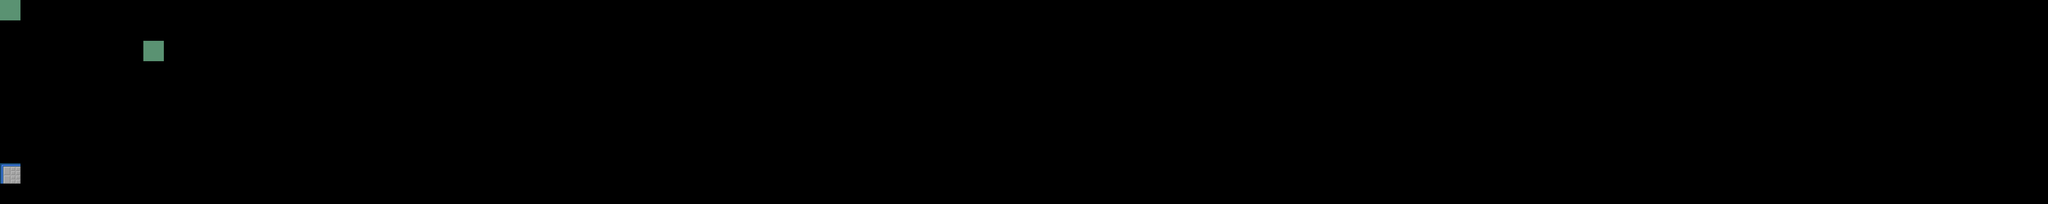

A level layout from a 2D game, rendered from its tile map. Below: a short description, then the map file with tile-grid data replaced by summaries:
An orthogonal 100x10 tile map with 50x50 px tiles, 1 tile layer (Tile Layer 1), 51 tilesets.

<map version="1.2" tiledversion="1.2.3" orientation="orthogonal" renderorder="left-down" width="100" height="10" tilewidth="50" tileheight="50" infinite="0" nextlayerid="2" nextobjectid="1">
 <tileset firstgid="1" name="0" tilewidth="50" tileheight="50" tilecount="1" columns="1">
  <image source="0.png" width="50" height="50" />
 </tileset>
 <tileset firstgid="2" name="1" tilewidth="50" tileheight="50" tilecount="1" columns="1">
  <image source="1.png" width="50" height="50" />
 </tileset>
 <tileset firstgid="3" name="2" tilewidth="1" tileheight="1" tilecount="0" columns="0" />
 <tileset firstgid="3" name="43" tilewidth="50" tileheight="50" tilecount="1" columns="0">
  <grid orientation="orthogonal" width="1" height="1" />
  <tile id="0">
   <image width="50" height="50" source="43.png" />
  </tile>
 </tileset>
 <tileset firstgid="4" name="44" tilewidth="50" tileheight="50" tilecount="1" columns="0">
  <grid orientation="orthogonal" width="1" height="1" />
  <tile id="0">
   <image width="50" height="50" source="44.png" />
  </tile>
 </tileset>
 <tileset firstgid="5" name="45" tilewidth="50" tileheight="50" tilecount="1" columns="0">
  <grid orientation="orthogonal" width="1" height="1" />
  <tile id="0">
   <image width="50" height="50" source="45.png" />
  </tile>
 </tileset>
 <tileset firstgid="6" name="46" tilewidth="50" tileheight="50" tilecount="1" columns="0">
  <grid orientation="orthogonal" width="1" height="1" />
  <tile id="0">
   <image width="50" height="50" source="46.png" />
  </tile>
 </tileset>
 <tileset firstgid="7" name="47" tilewidth="50" tileheight="50" tilecount="1" columns="0">
  <grid orientation="orthogonal" width="1" height="1" />
  <tile id="0">
   <image width="50" height="50" source="47.png" />
  </tile>
 </tileset>
 <tileset firstgid="8" name="0" tilewidth="50" tileheight="50" tilecount="1" columns="0">
  <grid orientation="orthogonal" width="1" height="1" />
  <tile id="0">
   <image width="50" height="50" source="0.png" />
  </tile>
 </tileset>
 <tileset firstgid="9" name="1" tilewidth="50" tileheight="50" tilecount="1" columns="0">
  <grid orientation="orthogonal" width="1" height="1" />
  <tile id="0">
   <image width="50" height="50" source="1.png" />
  </tile>
 </tileset>
 <tileset firstgid="10" name="2" tilewidth="50" tileheight="50" tilecount="1" columns="0">
  <grid orientation="orthogonal" width="1" height="1" />
  <tile id="0">
   <image width="50" height="50" source="2.png" />
  </tile>
 </tileset>
 <tileset firstgid="11" name="3" tilewidth="50" tileheight="50" tilecount="1" columns="0">
  <grid orientation="orthogonal" width="1" height="1" />
  <tile id="0">
   <image width="50" height="50" source="3.png" />
  </tile>
 </tileset>
 <tileset firstgid="12" name="4" tilewidth="50" tileheight="50" tilecount="1" columns="0">
  <grid orientation="orthogonal" width="1" height="1" />
  <tile id="0">
   <image width="50" height="50" source="4.png" />
  </tile>
 </tileset>
 <tileset firstgid="13" name="5" tilewidth="50" tileheight="50" tilecount="1" columns="0">
  <grid orientation="orthogonal" width="1" height="1" />
  <tile id="0">
   <image width="50" height="50" source="5.png" />
  </tile>
 </tileset>
 <tileset firstgid="14" name="6" tilewidth="50" tileheight="50" tilecount="1" columns="0">
  <grid orientation="orthogonal" width="1" height="1" />
  <tile id="0">
   <image width="50" height="50" source="6.png" />
  </tile>
 </tileset>
 <tileset firstgid="15" name="7" tilewidth="50" tileheight="50" tilecount="1" columns="0">
  <grid orientation="orthogonal" width="1" height="1" />
  <tile id="0">
   <image width="50" height="50" source="7.png" />
  </tile>
 </tileset>
 <tileset firstgid="16" name="8" tilewidth="50" tileheight="50" tilecount="1" columns="0">
  <grid orientation="orthogonal" width="1" height="1" />
  <tile id="0">
   <image width="50" height="50" source="8.png" />
  </tile>
 </tileset>
 <tileset firstgid="17" name="9" tilewidth="50" tileheight="50" tilecount="1" columns="0">
  <grid orientation="orthogonal" width="1" height="1" />
  <tile id="0">
   <image width="50" height="50" source="9.png" />
  </tile>
 </tileset>
 <tileset firstgid="18" name="10" tilewidth="50" tileheight="50" tilecount="1" columns="0">
  <grid orientation="orthogonal" width="1" height="1" />
  <tile id="0">
   <image width="50" height="50" source="10.png" />
  </tile>
 </tileset>
 <tileset firstgid="19" name="11" tilewidth="50" tileheight="50" tilecount="1" columns="0">
  <grid orientation="orthogonal" width="1" height="1" />
  <tile id="0">
   <image width="50" height="50" source="11.png" />
  </tile>
 </tileset>
 <tileset firstgid="20" name="12" tilewidth="50" tileheight="50" tilecount="1" columns="0">
  <grid orientation="orthogonal" width="1" height="1" />
  <tile id="0">
   <image width="50" height="50" source="12.png" />
  </tile>
 </tileset>
 <tileset firstgid="21" name="13" tilewidth="50" tileheight="50" tilecount="1" columns="0">
  <grid orientation="orthogonal" width="1" height="1" />
  <tile id="0">
   <image width="50" height="50" source="13.png" />
  </tile>
 </tileset>
 <tileset firstgid="22" name="14" tilewidth="50" tileheight="50" tilecount="1" columns="0">
  <grid orientation="orthogonal" width="1" height="1" />
  <tile id="0">
   <image width="50" height="50" source="14.png" />
  </tile>
 </tileset>
 <tileset firstgid="23" name="15" tilewidth="50" tileheight="50" tilecount="1" columns="0">
  <grid orientation="orthogonal" width="1" height="1" />
  <tile id="0">
   <image width="50" height="50" source="15.png" />
  </tile>
 </tileset>
 <tileset firstgid="24" name="16" tilewidth="50" tileheight="50" tilecount="1" columns="0">
  <grid orientation="orthogonal" width="1" height="1" />
  <tile id="0">
   <image width="50" height="50" source="16.png" />
  </tile>
 </tileset>
 <tileset firstgid="25" name="17" tilewidth="50" tileheight="50" tilecount="1" columns="0">
  <grid orientation="orthogonal" width="1" height="1" />
  <tile id="0">
   <image width="50" height="50" source="17.png" />
  </tile>
 </tileset>
 <tileset firstgid="26" name="18" tilewidth="50" tileheight="50" tilecount="1" columns="0">
  <grid orientation="orthogonal" width="1" height="1" />
  <tile id="0">
   <image width="50" height="50" source="18.png" />
  </tile>
 </tileset>
 <tileset firstgid="27" name="19" tilewidth="50" tileheight="50" tilecount="1" columns="0">
  <grid orientation="orthogonal" width="1" height="1" />
  <tile id="0">
   <image width="50" height="50" source="19.png" />
  </tile>
 </tileset>
 <tileset firstgid="28" name="20" tilewidth="50" tileheight="50" tilecount="1" columns="0">
  <grid orientation="orthogonal" width="1" height="1" />
  <tile id="0">
   <image width="50" height="50" source="20.png" />
  </tile>
 </tileset>
 <tileset firstgid="29" name="21" tilewidth="50" tileheight="50" tilecount="1" columns="0">
  <grid orientation="orthogonal" width="1" height="1" />
  <tile id="0">
   <image width="50" height="50" source="21.png" />
  </tile>
 </tileset>
 <tileset firstgid="30" name="22" tilewidth="50" tileheight="50" tilecount="1" columns="0">
  <grid orientation="orthogonal" width="1" height="1" />
  <tile id="0">
   <image width="50" height="50" source="22.png" />
  </tile>
 </tileset>
 <tileset firstgid="31" name="23" tilewidth="50" tileheight="50" tilecount="1" columns="0">
  <grid orientation="orthogonal" width="1" height="1" />
  <tile id="0">
   <image width="50" height="50" source="23.png" />
  </tile>
 </tileset>
 <tileset firstgid="32" name="24" tilewidth="50" tileheight="50" tilecount="1" columns="0">
  <grid orientation="orthogonal" width="1" height="1" />
  <tile id="0">
   <image width="50" height="50" source="24.png" />
  </tile>
 </tileset>
 <tileset firstgid="33" name="25" tilewidth="50" tileheight="50" tilecount="1" columns="0">
  <grid orientation="orthogonal" width="1" height="1" />
  <tile id="0">
   <image width="50" height="50" source="25.png" />
  </tile>
 </tileset>
 <tileset firstgid="34" name="26" tilewidth="50" tileheight="50" tilecount="1" columns="0">
  <grid orientation="orthogonal" width="1" height="1" />
  <tile id="0">
   <image width="50" height="50" source="26.png" />
  </tile>
 </tileset>
 <tileset firstgid="35" name="27" tilewidth="50" tileheight="50" tilecount="1" columns="0">
  <grid orientation="orthogonal" width="1" height="1" />
  <tile id="0">
   <image width="50" height="50" source="27.png" />
  </tile>
 </tileset>
 <tileset firstgid="36" name="28" tilewidth="50" tileheight="50" tilecount="1" columns="0">
  <grid orientation="orthogonal" width="1" height="1" />
  <tile id="0">
   <image width="50" height="50" source="28.png" />
  </tile>
 </tileset>
 <tileset firstgid="37" name="29" tilewidth="50" tileheight="50" tilecount="1" columns="0">
  <grid orientation="orthogonal" width="1" height="1" />
  <tile id="0">
   <image width="50" height="50" source="29.png" />
  </tile>
 </tileset>
 <tileset firstgid="38" name="30" tilewidth="50" tileheight="50" tilecount="1" columns="0">
  <grid orientation="orthogonal" width="1" height="1" />
  <tile id="0">
   <image width="50" height="50" source="30.png" />
  </tile>
 </tileset>
 <tileset firstgid="39" name="31" tilewidth="50" tileheight="50" tilecount="1" columns="0">
  <grid orientation="orthogonal" width="1" height="1" />
  <tile id="0">
   <image width="50" height="50" source="31.png" />
  </tile>
 </tileset>
 <tileset firstgid="40" name="32" tilewidth="50" tileheight="50" tilecount="1" columns="0">
  <grid orientation="orthogonal" width="1" height="1" />
  <tile id="0">
   <image width="50" height="50" source="32.png" />
  </tile>
 </tileset>
 <tileset firstgid="41" name="33" tilewidth="50" tileheight="50" tilecount="1" columns="0">
  <grid orientation="orthogonal" width="1" height="1" />
  <tile id="0">
   <image width="50" height="50" source="33.png" />
  </tile>
 </tileset>
 <tileset firstgid="42" name="34" tilewidth="50" tileheight="50" tilecount="1" columns="0">
  <grid orientation="orthogonal" width="1" height="1" />
  <tile id="0">
   <image width="50" height="50" source="34.png" />
  </tile>
 </tileset>
 <tileset firstgid="43" name="35" tilewidth="50" tileheight="50" tilecount="1" columns="0">
  <grid orientation="orthogonal" width="1" height="1" />
  <tile id="0">
   <image width="50" height="50" source="35.png" />
  </tile>
 </tileset>
 <tileset firstgid="44" name="36" tilewidth="50" tileheight="50" tilecount="1" columns="0">
  <grid orientation="orthogonal" width="1" height="1" />
  <tile id="0">
   <image width="50" height="50" source="36.png" />
  </tile>
 </tileset>
 <tileset firstgid="45" name="37" tilewidth="50" tileheight="50" tilecount="1" columns="0">
  <grid orientation="orthogonal" width="1" height="1" />
  <tile id="0">
   <image width="50" height="50" source="37.png" />
  </tile>
 </tileset>
 <tileset firstgid="46" name="38" tilewidth="50" tileheight="50" tilecount="1" columns="0">
  <grid orientation="orthogonal" width="1" height="1" />
  <tile id="0">
   <image width="50" height="50" source="38.png" />
  </tile>
 </tileset>
 <tileset firstgid="47" name="39" tilewidth="50" tileheight="50" tilecount="1" columns="0">
  <grid orientation="orthogonal" width="1" height="1" />
  <tile id="0">
   <image width="50" height="50" source="39.png" />
  </tile>
 </tileset>
 <tileset firstgid="48" name="40" tilewidth="50" tileheight="50" tilecount="1" columns="0">
  <grid orientation="orthogonal" width="1" height="1" />
  <tile id="0">
   <image width="50" height="50" source="40.png" />
  </tile>
 </tileset>
 <tileset firstgid="49" name="41" tilewidth="50" tileheight="50" tilecount="1" columns="0">
  <grid orientation="orthogonal" width="1" height="1" />
  <tile id="0">
   <image width="50" height="50" source="41.png" />
  </tile>
 </tileset>
 <tileset firstgid="50" name="42" tilewidth="50" tileheight="50" tilecount="1" columns="0">
  <grid orientation="orthogonal" width="1" height="1" />
  <tile id="0">
   <image width="50" height="50" source="42.png" />
  </tile>
 </tileset>
 <layer id="1" name="Tile Layer 1" width="100" height="10">
  <data>[1000 cells, 3 non-empty, 2 distinct tile ids]</data>
 </layer>
</map>
